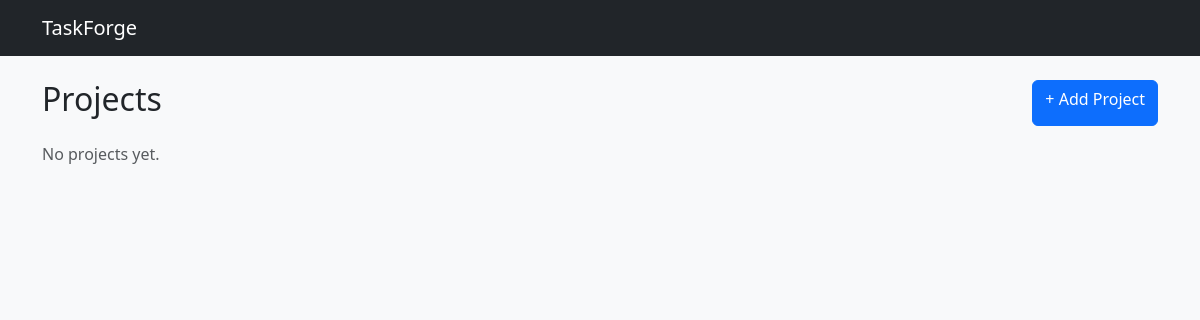
The app's page /projects/, older data.
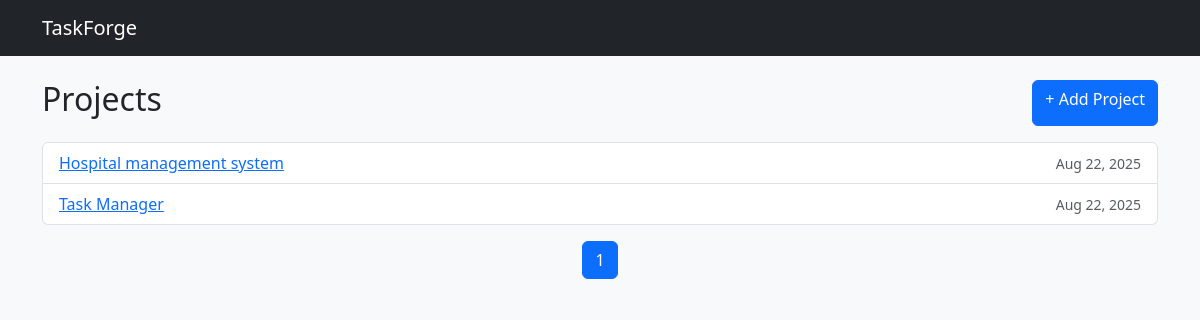
The same page, newer data.
### tasks/models.py (models this page shows, shortened)
class Project(models.Model):
    name = models.CharField(max_length=200, unique=True)
    description = models.TextField(blank=True, null=True)
    created_at = models.DateTimeField(auto_now_add=True)
    class Meta:
        verbose_name_plural = "Projects"
        ordering =["-created_at"]

### tasks/views.py (the view)
# urls.py: path("projects/", views.project_list, name="project-list")
def project_list(request):
    projects = Project.objects.all()
    paginator = Paginator(projects, 5)
    page_number = request.GET.get('page')
    page_obj = paginator.get_page(page_number)
    context = {
        'projects': projects,
        'page_obj': page_obj
    }
    return render(request, "tasks/project_list.html", context)

### tasks/templates/tasks/project_list.html (shortened to what this page needs)
{% extends "base.html" %}
{% block content %}
<div class="d-flex justify-content-between mb-3">
  <h2>Projects</h2>
  <a class="btn btn-primary" href="">+ Add Project</a>
</div>
{% if projects %}
<ul class="list-group mb-3">
  {% for project in page_obj %}
  <li class="list-group-item d-flex justify-content-between align-items-center">
    <a href="">{{ project.name }}</a>
    <small class="text-muted">{{ project.created_at|date:"M d, Y" }}</small>
  </li>
  {% endfor %}
</ul>
<nav aria-label="Page navigation">
  <ul class="pagination justify-content-center">
    {% for num in page_obj.paginator.page_range %}
      {% if page_obj.number == num %}
        <li class="page-item active">
          <span class="page-link">{{ num }}</span>
        </li>
      {% elif num > page_obj.number|add:'-3' and num < page_obj.number|add:'3' %}
        <li class="page-item">
          <a class="page-link" href="?page={{ num }}">{{ num }}</a>
        </li>
      {% endif %}
    {% endfor %}
  </ul>
</nav>
{% else %}
<p class="text-muted">No projects yet.</p>
{% endif %}
{% endblock %}

Row changes from the older to the newer data that the page shows:
added Project: name "Hospital management system", created_at "Aug 22, 2025"
added Project: name "Task Manager", created_at "Aug 22, 2025"
Text that changed along with them:
new list line: "1"
text no longer shown: "No projects yet."
